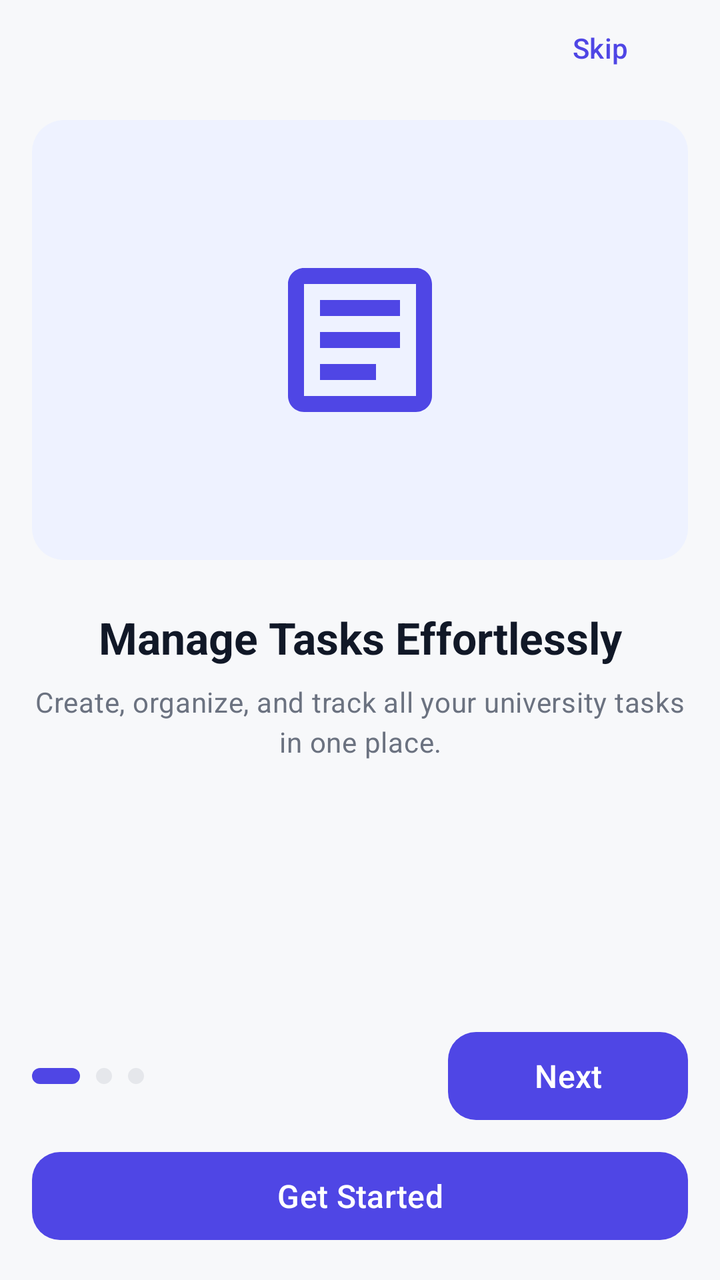
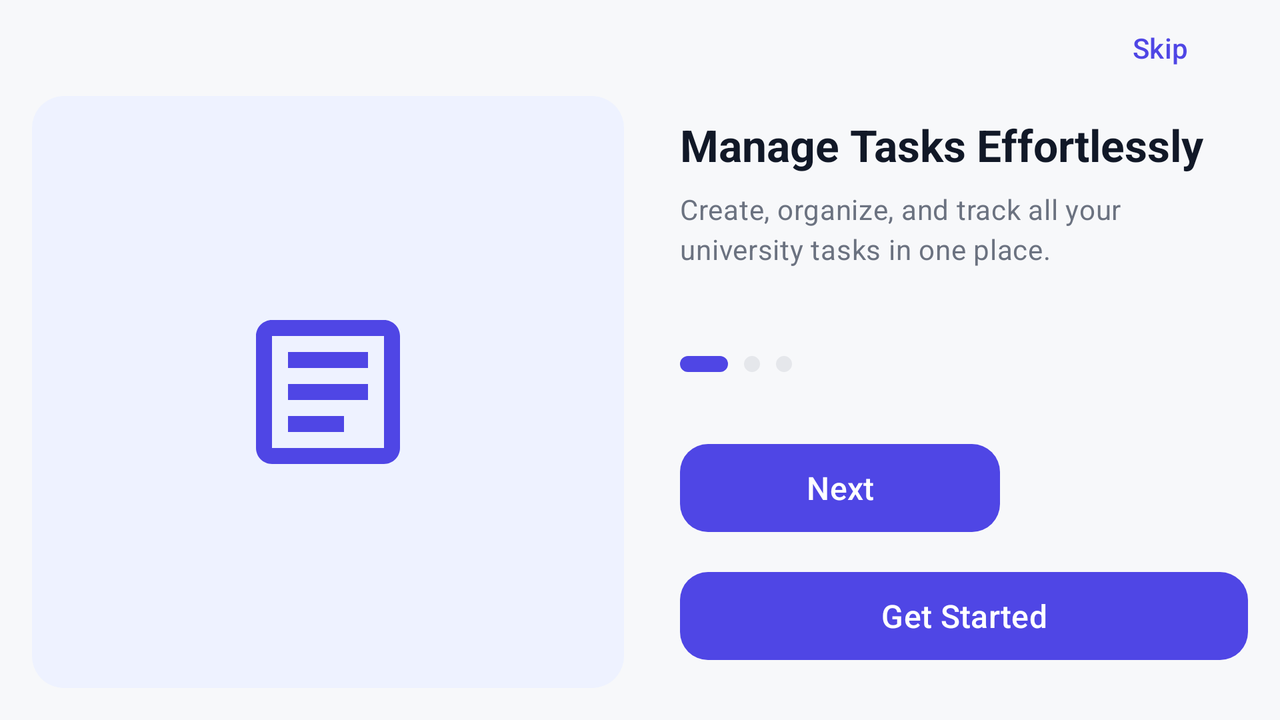

An Android layout and its configuration variant, each rendered on a device that would load it. The default file and the variant file are quoted in full after the pictures.
<!-- AndroidManifest.xml: application theme Theme.Taski -->
<!-- res/layout/fragment_onboarding.xml -->
<?xml version="1.0" encoding="utf-8"?>
<androidx.constraintlayout.widget.ConstraintLayout xmlns:android="http://schemas.android.com/apk/res/android"
    xmlns:app="http://schemas.android.com/apk/res-auto"
    xmlns:tools="http://schemas.android.com/tools"
    android:layout_width="match_parent"
    android:layout_height="match_parent"
    android:background="@color/background"
    android:paddingStart="@dimen/screen_padding"
    android:paddingEnd="@dimen/screen_padding"
    android:paddingBottom="@dimen/spacing_lg"
    tools:context=".ui.onboarding.OnboardingFragment">

    <com.google.android.material.button.MaterialButton
        android:id="@+id/btn_skip"
        style="@style/Widget.Taski.Button.Text"
        android:layout_width="wrap_content"
        android:layout_height="wrap_content"
        android:minHeight="@dimen/touch_target_min"
        android:text="@string/onboarding_skip"
        app:layout_constraintEnd_toEndOf="parent"
        app:layout_constraintTop_toTopOf="parent" />

    <androidx.core.widget.NestedScrollView
        android:id="@+id/onboarding_content"
        android:layout_width="0dp"
        android:layout_height="0dp"
        android:clipToPadding="false"
        android:fillViewport="true"
        app:layout_constraintBottom_toTopOf="@id/onboarding_footer"
        app:layout_constraintEnd_toEndOf="parent"
        app:layout_constraintStart_toStartOf="parent"
        app:layout_constraintTop_toBottomOf="@id/btn_skip">

        <LinearLayout
            android:layout_width="match_parent"
            android:layout_height="wrap_content"
            android:gravity="center_horizontal"
            android:orientation="vertical"
            android:paddingTop="@dimen/spacing_md"
            android:paddingBottom="@dimen/spacing_lg">

        <FrameLayout
            android:layout_width="match_parent"
            android:layout_height="wrap_content"
            android:minHeight="@dimen/onboarding_panel_height"
            android:background="@drawable/bg_onboarding_panel">

            <ImageView
                android:id="@+id/image_onboarding_art"
                android:layout_width="@dimen/onboarding_art_size"
                android:layout_height="@dimen/onboarding_art_size"
                android:layout_gravity="center"
                android:contentDescription="@string/cd_onboarding_illustration"
                android:scaleType="fitCenter"
                app:tint="@color/primary"
                tools:src="@drawable/ic_feature_organize" />
        </FrameLayout>

        <TextView
            android:id="@+id/text_onboarding_title"
            style="@style/TextAppearance.Taski.ScreenTitle"
            android:layout_width="match_parent"
            android:layout_height="wrap_content"
            android:layout_marginTop="@dimen/spacing_xl"
            android:gravity="center_horizontal"
            tools:text="@string/onboarding_page_1_title" />

        <TextView
            android:id="@+id/text_onboarding_body"
            style="@style/TextAppearance.Taski.Body"
            android:layout_width="match_parent"
            android:layout_height="wrap_content"
            android:layout_marginTop="@dimen/spacing_sm"
            android:gravity="center_horizontal"
            tools:text="@string/onboarding_page_1_body" />
        </LinearLayout>
    </androidx.core.widget.NestedScrollView>

    <LinearLayout
        android:id="@+id/onboarding_footer"
        android:layout_width="0dp"
        android:layout_height="wrap_content"
        android:orientation="vertical"
        app:layout_constraintBottom_toBottomOf="parent"
        app:layout_constraintEnd_toEndOf="parent"
        app:layout_constraintStart_toStartOf="parent">

        <LinearLayout
            android:layout_width="match_parent"
            android:layout_height="wrap_content"
            android:gravity="center_vertical"
            android:minHeight="@dimen/touch_target_min"
            android:orientation="horizontal">

            <LinearLayout
                android:id="@+id/page_indicators"
                android:layout_width="0dp"
                android:layout_height="wrap_content"
                android:layout_weight="1"
                android:gravity="center_vertical"
                android:orientation="horizontal">

                <View
                    android:id="@+id/dot_page_1"
                    android:layout_width="@dimen/page_dot_active_width"
                    android:layout_height="@dimen/page_dot_size"
                    android:background="@drawable/bg_page_dot_active" />

                <View
                    android:id="@+id/dot_page_2"
                    android:layout_width="@dimen/page_dot_size"
                    android:layout_height="@dimen/page_dot_size"
                    android:layout_marginStart="@dimen/spacing_sm"
                    android:background="@drawable/bg_page_dot" />

                <View
                    android:id="@+id/dot_page_3"
                    android:layout_width="@dimen/page_dot_size"
                    android:layout_height="@dimen/page_dot_size"
                    android:layout_marginStart="@dimen/spacing_sm"
                    android:background="@drawable/bg_page_dot" />
            </LinearLayout>

            <com.google.android.material.button.MaterialButton
                android:id="@+id/btn_next"
                style="@style/Widget.Taski.Button"
                android:layout_width="wrap_content"
                android:layout_height="wrap_content"
                android:minWidth="120dp"
                android:minHeight="@dimen/button_height"
                android:text="@string/onboarding_next" />
        </LinearLayout>

        <com.google.android.material.button.MaterialButton
            android:id="@+id/btn_get_started"
            style="@style/Widget.Taski.Button"
            android:layout_width="match_parent"
            android:layout_height="wrap_content"
            android:layout_marginTop="@dimen/spacing_sm"
            android:minHeight="@dimen/button_height"
            android:text="@string/onboarding_get_started"
            android:visibility="gone"
            tools:visibility="visible" />
    </LinearLayout>

</androidx.constraintlayout.widget.ConstraintLayout>
<!-- resources referenced by this layout -->
<resources>
  <color name="background">#F7F8FA</color>
  <color name="primary">#4F46E5</color>
  <dimen name="button_height">52dp</dimen>
  <dimen name="onboarding_art_size">96dp</dimen>
  <dimen name="onboarding_panel_height">220dp</dimen>
  <dimen name="page_dot_active_width">24dp</dimen>
  <dimen name="page_dot_size">8dp</dimen>
  <dimen name="screen_padding">16dp</dimen>
  <dimen name="spacing_lg">16dp</dimen>
  <dimen name="spacing_md">12dp</dimen>
  <dimen name="spacing_sm">8dp</dimen>
  <dimen name="spacing_xl">24dp</dimen>
  <dimen name="touch_target_min">48dp</dimen>
  <!-- drawable bg_onboarding_panel (drawable) -->
  <?xml version="1.0" encoding="utf-8"?>
  <shape xmlns:android="http://schemas.android.com/apk/res/android"
      android:shape="rectangle">
      <solid android:color="@color/primary_soft" />
      <corners android:radius="@dimen/card_radius" />
  </shape>
  <!-- drawable bg_page_dot (drawable) -->
  <?xml version="1.0" encoding="utf-8"?>
  <shape xmlns:android="http://schemas.android.com/apk/res/android"
      android:shape="oval">
      <solid android:color="@color/outline" />
      <size
          android:width="@dimen/page_dot_size"
          android:height="@dimen/page_dot_size" />
  </shape>
  <!-- drawable bg_page_dot_active (drawable) -->
  <?xml version="1.0" encoding="utf-8"?>
  <shape xmlns:android="http://schemas.android.com/apk/res/android"
      android:shape="rectangle">
      <solid android:color="@color/primary" />
      <corners android:radius="@dimen/page_dot_size" />
      <size
          android:width="@dimen/page_dot_active_width"
          android:height="@dimen/page_dot_size" />
  </shape>
  <string name="cd_onboarding_illustration">Onboarding illustration</string>
  <string name="onboarding_get_started">Get Started</string>
  <string name="onboarding_next">Next</string>
  <string name="onboarding_page_1_body">Create, organize, and track all your university tasks in one place.</string>
  <string name="onboarding_page_1_title">Manage Tasks Effortlessly</string>
  <string name="onboarding_skip">Skip</string>
  <style name="TextAppearance.Taski.Body" parent="TextAppearance.Material3.BodyMedium">
          <item name="android:textSize">@dimen/text_body</item>
          <item name="android:textColor">@color/text_secondary</item>
          <item name="android:lineSpacingExtra">2dp</item>
      </style>
  <style name="TextAppearance.Taski.ScreenTitle" parent="TextAppearance.Material3.HeadlineSmall">
          <item name="android:textSize">@dimen/text_title</item>
          <item name="android:textColor">@color/text_primary</item>
          <item name="android:textStyle">bold</item>
          <item name="android:fontFamily">sans-serif-medium</item>
      </style>
  <style name="Widget.Taski.Button.Text" parent="Widget.Material3.Button.TextButton">
          <item name="android:minHeight">@dimen/touch_target_min</item>
          <item name="android:textAllCaps">false</item>
          <item name="android:textSize">@dimen/text_body</item>
          <item name="android:textColor">@color/primary</item>
      </style>
  <style name="Theme.Taski" parent="Base.Theme.Taski" />
  <color name="primary_soft">#EEF2FF</color>
  <dimen name="card_radius">16dp</dimen>
  <color name="outline">#E5E7EB</color>
  <dimen name="text_body">14sp</dimen>
  <color name="text_secondary">#6B7280</color>
  <dimen name="text_title">22sp</dimen>
  <color name="text_primary">#111827</color>
  <dimen name="text_subtitle">16sp</dimen>
  <color name="text_on_primary">#FFFFFFFF</color>
  <dimen name="button_radius">14dp</dimen>
  <color name="accent">#22C55E</color>
  <color name="card_background">#FFFFFFFF</color>
  <!-- some entries are left out for length -->
</resources>
<!-- res/layout-land/fragment_onboarding.xml (the repository's variant of the layout above) -->
<!-- drawn on the phone turned sideways -->
<?xml version="1.0" encoding="utf-8"?>
<androidx.constraintlayout.widget.ConstraintLayout xmlns:android="http://schemas.android.com/apk/res/android"
    xmlns:app="http://schemas.android.com/apk/res-auto"
    xmlns:tools="http://schemas.android.com/tools"
    android:layout_width="match_parent"
    android:layout_height="match_parent"
    android:background="@color/background"
    android:paddingStart="@dimen/screen_padding"
    android:paddingEnd="@dimen/screen_padding"
    android:paddingBottom="@dimen/spacing_lg"
    tools:context=".ui.onboarding.OnboardingFragment">

    <com.google.android.material.button.MaterialButton
        android:id="@+id/btn_skip"
        style="@style/Widget.Taski.Button.Text"
        android:layout_width="wrap_content"
        android:layout_height="wrap_content"
        android:minHeight="@dimen/touch_target_min"
        android:text="@string/onboarding_skip"
        app:layout_constraintEnd_toEndOf="parent"
        app:layout_constraintTop_toTopOf="parent" />

    <LinearLayout
        android:id="@+id/onboarding_content"
        android:layout_width="0dp"
        android:layout_height="0dp"
        android:baselineAligned="false"
        android:gravity="center_vertical"
        android:orientation="horizontal"
        app:layout_constraintBottom_toBottomOf="parent"
        app:layout_constraintEnd_toEndOf="parent"
        app:layout_constraintStart_toStartOf="parent"
        app:layout_constraintTop_toBottomOf="@id/btn_skip">

        <FrameLayout
            android:layout_width="0dp"
            android:layout_height="match_parent"
            android:layout_marginEnd="@dimen/spacing_lg"
            android:layout_weight="1"
            android:background="@drawable/bg_onboarding_panel">

            <ImageView
                android:id="@+id/image_onboarding_art"
                android:layout_width="@dimen/onboarding_art_size"
                android:layout_height="@dimen/onboarding_art_size"
                android:layout_gravity="center"
                android:contentDescription="@string/cd_onboarding_illustration"
                android:scaleType="fitCenter"
                app:tint="@color/primary"
                tools:src="@drawable/ic_feature_organize" />
        </FrameLayout>

        <LinearLayout
            android:id="@+id/onboarding_footer"
            android:layout_width="0dp"
            android:layout_height="wrap_content"
            android:layout_weight="1"
            android:orientation="vertical"
            android:paddingStart="@dimen/spacing_md">

            <TextView
                android:id="@+id/text_onboarding_title"
                style="@style/TextAppearance.Taski.ScreenTitle"
                android:layout_width="match_parent"
                android:layout_height="wrap_content"
                tools:text="@string/onboarding_page_1_title" />

            <TextView
                android:id="@+id/text_onboarding_body"
                style="@style/TextAppearance.Taski.Body"
                android:layout_width="match_parent"
                android:layout_height="wrap_content"
                android:layout_marginTop="@dimen/spacing_sm"
                tools:text="@string/onboarding_page_1_body" />

            <LinearLayout
                android:id="@+id/page_indicators"
                android:layout_width="match_parent"
                android:layout_height="wrap_content"
                android:layout_marginTop="@dimen/spacing_xl"
                android:gravity="center_vertical"
                android:minHeight="@dimen/touch_target_min"
                android:orientation="horizontal">

                <View
                    android:id="@+id/dot_page_1"
                    android:layout_width="@dimen/page_dot_active_width"
                    android:layout_height="@dimen/page_dot_size"
                    android:background="@drawable/bg_page_dot_active" />

                <View
                    android:id="@+id/dot_page_2"
                    android:layout_width="@dimen/page_dot_size"
                    android:layout_height="@dimen/page_dot_size"
                    android:layout_marginStart="@dimen/spacing_sm"
                    android:background="@drawable/bg_page_dot" />

                <View
                    android:id="@+id/dot_page_3"
                    android:layout_width="@dimen/page_dot_size"
                    android:layout_height="@dimen/page_dot_size"
                    android:layout_marginStart="@dimen/spacing_sm"
                    android:background="@drawable/bg_page_dot" />
            </LinearLayout>

            <com.google.android.material.button.MaterialButton
                android:id="@+id/btn_next"
                style="@style/Widget.Taski.Button"
                android:layout_width="wrap_content"
                android:layout_height="wrap_content"
                android:layout_marginTop="@dimen/spacing_md"
                android:minWidth="160dp"
                android:minHeight="@dimen/button_height"
                android:text="@string/onboarding_next" />

            <com.google.android.material.button.MaterialButton
                android:id="@+id/btn_get_started"
                style="@style/Widget.Taski.Button"
                android:layout_width="match_parent"
                android:layout_height="wrap_content"
                android:layout_marginTop="@dimen/spacing_md"
                android:minHeight="@dimen/button_height"
                android:text="@string/onboarding_get_started"
                android:visibility="gone"
                tools:visibility="visible" />
        </LinearLayout>
    </LinearLayout>

</androidx.constraintlayout.widget.ConstraintLayout>
<!-- resources referenced by the variant -->
<!-- as the phone turned sideways resolves them -->
<resources>
  <color name="background">#F7F8FA</color>
  <color name="primary">#4F46E5</color>
  <dimen name="button_height">52dp</dimen>
  <!-- from res/values-land/ -->
  <dimen name="onboarding_art_size">96dp</dimen>
  <dimen name="page_dot_active_width">24dp</dimen>
  <dimen name="page_dot_size">8dp</dimen>
  <dimen name="screen_padding">16dp</dimen>
  <dimen name="spacing_lg">16dp</dimen>
  <dimen name="spacing_md">12dp</dimen>
  <dimen name="spacing_sm">8dp</dimen>
  <dimen name="spacing_xl">24dp</dimen>
  <dimen name="touch_target_min">48dp</dimen>
  <!-- drawable bg_onboarding_panel (drawable) -->
  <?xml version="1.0" encoding="utf-8"?>
  <shape xmlns:android="http://schemas.android.com/apk/res/android"
      android:shape="rectangle">
      <solid android:color="@color/primary_soft" />
      <corners android:radius="@dimen/card_radius" />
  </shape>
  <!-- drawable bg_page_dot (drawable) -->
  <?xml version="1.0" encoding="utf-8"?>
  <shape xmlns:android="http://schemas.android.com/apk/res/android"
      android:shape="oval">
      <solid android:color="@color/outline" />
      <size
          android:width="@dimen/page_dot_size"
          android:height="@dimen/page_dot_size" />
  </shape>
  <!-- drawable bg_page_dot_active (drawable) -->
  <?xml version="1.0" encoding="utf-8"?>
  <shape xmlns:android="http://schemas.android.com/apk/res/android"
      android:shape="rectangle">
      <solid android:color="@color/primary" />
      <corners android:radius="@dimen/page_dot_size" />
      <size
          android:width="@dimen/page_dot_active_width"
          android:height="@dimen/page_dot_size" />
  </shape>
  <string name="cd_onboarding_illustration">Onboarding illustration</string>
  <string name="onboarding_get_started">Get Started</string>
  <string name="onboarding_next">Next</string>
  <string name="onboarding_page_1_body">Create, organize, and track all your university tasks in one place.</string>
  <string name="onboarding_page_1_title">Manage Tasks Effortlessly</string>
  <string name="onboarding_skip">Skip</string>
  <style name="TextAppearance.Taski.Body" parent="TextAppearance.Material3.BodyMedium">
          <item name="android:textSize">@dimen/text_body</item>
          <item name="android:textColor">@color/text_secondary</item>
          <item name="android:lineSpacingExtra">2dp</item>
      </style>
  <style name="TextAppearance.Taski.ScreenTitle" parent="TextAppearance.Material3.HeadlineSmall">
          <item name="android:textSize">@dimen/text_title</item>
          <item name="android:textColor">@color/text_primary</item>
          <item name="android:textStyle">bold</item>
          <item name="android:fontFamily">sans-serif-medium</item>
      </style>
  <style name="Widget.Taski.Button.Text" parent="Widget.Material3.Button.TextButton">
          <item name="android:minHeight">@dimen/touch_target_min</item>
          <item name="android:textAllCaps">false</item>
          <item name="android:textSize">@dimen/text_body</item>
          <item name="android:textColor">@color/primary</item>
      </style>
  <style name="Theme.Taski" parent="Base.Theme.Taski" />
  <color name="primary_soft">#EEF2FF</color>
  <dimen name="card_radius">16dp</dimen>
  <color name="outline">#E5E7EB</color>
  <dimen name="text_body">14sp</dimen>
  <color name="text_secondary">#6B7280</color>
  <dimen name="text_title">22sp</dimen>
  <color name="text_primary">#111827</color>
  <dimen name="text_subtitle">16sp</dimen>
  <color name="text_on_primary">#FFFFFFFF</color>
  <dimen name="button_radius">14dp</dimen>
  <color name="accent">#22C55E</color>
  <color name="card_background">#FFFFFFFF</color>
  <!-- some entries are left out for length -->
</resources>
